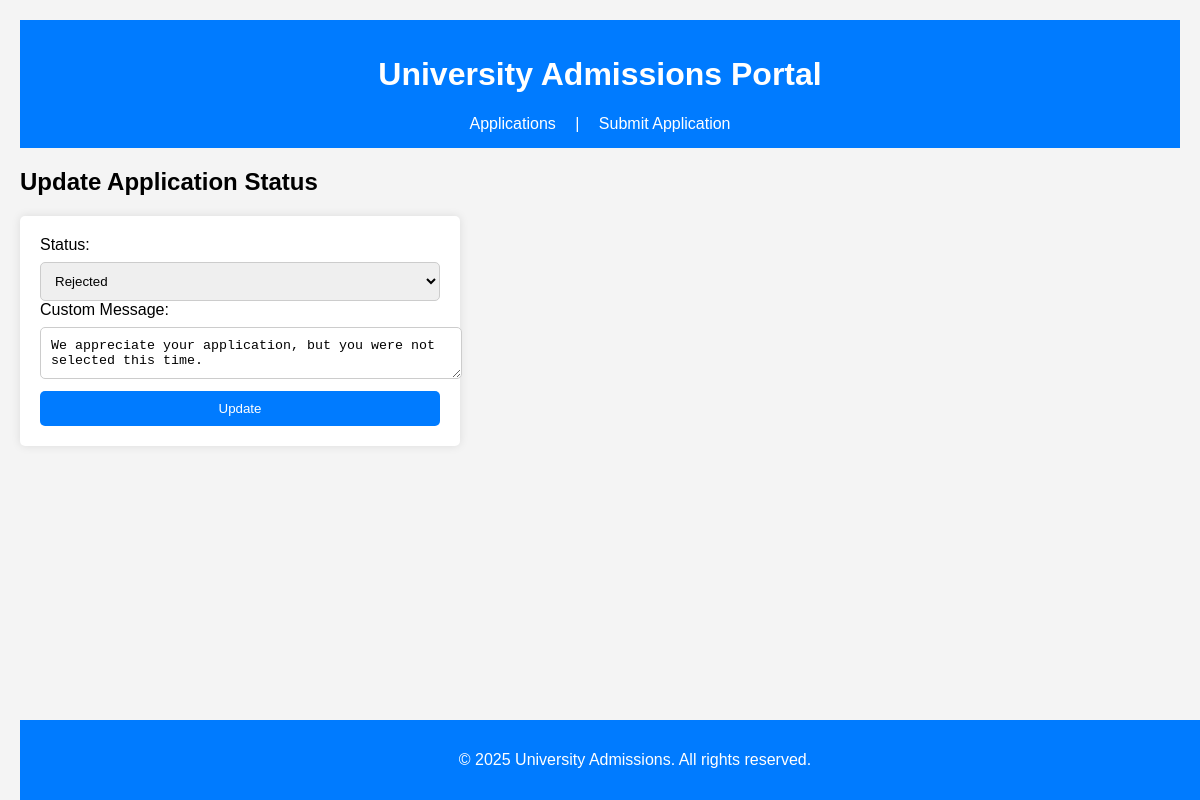
The page /update.php?id=6 on the database its author committed.
### tables this page shows
CREATE TABLE `applications` (
  `id` int(11) NOT NULL,
  `name` varchar(100) DEFAULT NULL,
  `email` varchar(100) DEFAULT NULL,
  `program` varchar(100) DEFAULT NULL,
  `status` enum('Pending','Accepted','Rejected') DEFAULT 'Pending',
  `message` text DEFAULT NULL
);

### update.php (the view, shortened to what this page needs)
<?php
include 'header.php';
include 'db.php';
if (isset($_GET['id'])) {
    $id = $_GET['id'];
    $query = "SELECT * FROM applications WHERE id = $id";
    $result = $conn->query($query);
    $row = $result->fetch_assoc();
}
?>
<h2>Update Application Status</h2>
<form method="POST">
    Status:
    <select name="status">
        <option value="Rejected" <?php if ($row['status'] == 'Rejected') echo 'selected'; ?>>Rejected</option>
    </select>
    <br>
    Custom Message: <textarea name="message"><?php echo $row['message']; ?></textarea><br>
    <button type="submit">Update</button>
</form>
<?php include 'footer.php'; ?>

### style.css (style rules this page uses)
body { font-family: Arial, sans-serif; margin: 20px; padding: 0; background-color: #f4f4f4; }
form { background: white; padding: 20px; border-radius: 5px; box-shadow: 0px 0px 10px rgba(0, 0, 0, 0.1); max-width: 400px; margin-bottom: 20px; }
input, select, textarea, button { width: 100%; padding: 10px; margin-top: 8px; border: 1px solid #ccc; border-radius: 5px; }
button { background-color: #007BFF; color: white; cursor: pointer; border: none; }

### rows shown on the page
applications: status "Rejected", message "We appreciate your application, but you were not selected this time."
